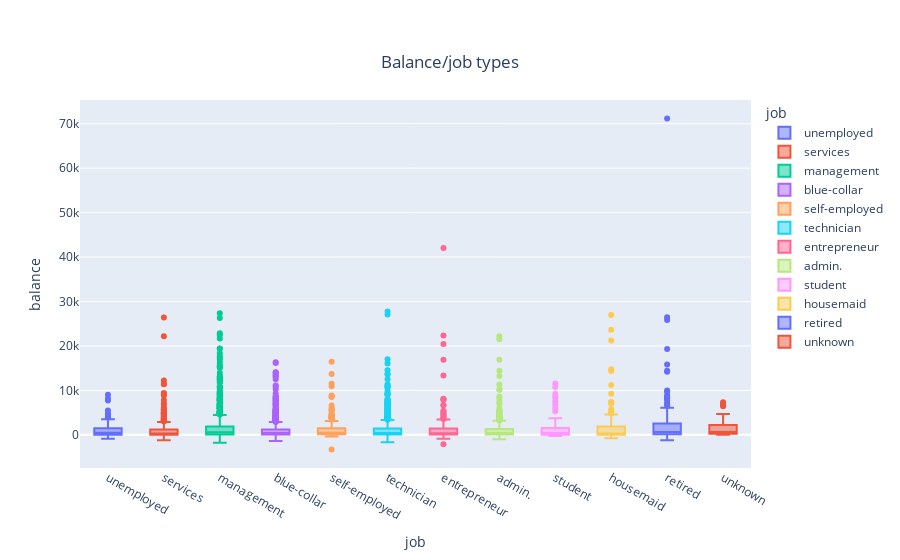

Here is the notebook cell this chart was saved with:
### Markdown cell above
# Анализ признаков для модели

### Code cell
#box plot for balance across diffrent job types 
import plotly.express as px 
fig=px.box(df,x='job',y='balance',color='job',title='Balance/job types')
fig.update_layout(
     title={
         'y':0.9,
         'x':0.5,
         'xanchor':'center',
         'yanchor':'top'
     }
)
fig.show()

### Figure 1 — Plotly figure (JSON) as saved in the notebook; plotly's stock layout.template omitted (floating-point values rounded to 4 significant figures; data arrays with more than 128 entries replaced by an {"elided": "..."} marker saying what was removed)
{"data": [{"alignmentgroup": "True", "hovertemplate": "job=%{x}<br>balance=%{y}<extra></extra>", "legendgroup": "unemployed", "marker": {"color": "#636efa"}, "name": "unemployed", "notched": false, "offsetgroup": "unemployed", "orientation": "v", "showlegend": true, "type": "box", "x": ["unemployed", "unemployed", "unemployed", "unemployed", "unemployed", "unemployed", "unemployed", "unemployed", "unemployed", "unemployed", "unemployed", "unemployed", "unemployed", "unemployed", "unemployed", "unemployed", "unemployed", "unemployed", "unemployed", "unemployed", "unemployed", "unemployed", "unemployed", "unemployed", "unemployed", "unemployed", "unemployed", "unemployed", "unemployed", "unemployed", "unemployed", "unemployed", "unemployed", "unemployed", "unemployed", "unemployed", "unemployed", "unemployed", "unemployed", "unemployed", "unemployed", "unemployed", "unemployed", "unemployed", "unemployed", "unemployed", "unemployed", "unemployed", "unemployed", "unemployed", "unemployed", "unemployed", "unemployed", "unemployed", "unemployed", "unemployed", "unemployed", "unemployed", "unemployed", "unemployed", "unemployed", "unemployed", "unemployed", "unemployed", "unemployed", "unemployed", "unemployed", "unemployed", "unemployed", "unemployed", "unemployed", "unemployed", "unemployed", "unemployed", "unemployed", "unemployed", "unemployed", "unemployed", "unemployed", "unemployed", "unemployed", "unemployed", "unemployed", "unemployed", "unemployed", "unemployed", "unemployed", "unemployed", "unemployed", "unemployed", "unemployed", "unemployed", "unemployed", "unemployed", "unemployed", "unemployed", "unemployed", "unemployed", "unemployed", "unemployed", "unemployed", "unemployed", "unemployed", "unemployed", "unemployed", "unemployed", "unemployed", "unemployed", "unemployed", "unemployed", "unemployed", "unemployed", "unemployed", "unemployed", "unemployed", "unemployed", "unemployed", "unemployed", "unemployed", "unemployed", "unemployed", "unemployed", "unemployed", "unemployed", "unemployed", "unemployed", "unemployed", "unemployed"], "x0": " ", "xaxis": "x", "y": [1787, 219, 406, 3391, 119, -249, 1634, 0, 16, 1147, 1064, 1760, 978, 383, 296, 757, 66, 0, 0, 1594, 1281, 2, 168, 1772, 3276, 178, 0, 454, 991, 977, 0, 541, 7744, -129, 9019, 3945, 0, 769, 728, 385, 759, 744, 655, 415, 1798, 486, 507, 960, 4565, 980, 705, -770, 3188, 343, -186, -13, 255, 0, 591, 817, -363, 780, -471, 1449, 596, 622, 1210, 2400, 1289, 3242, 32, 4232, 2613, 3533, 1266, 377, 816, 1770, 10, 461, 0, 610, 1, 109, 717, 4809, 819, 0, -9, 157, 2921, 23, 8131, 34, -471, 0, 336, 5462, 304, 0, 270, 302, -110, 1666, 4094, -673, -384, 58, 24, 3274, 385, 142, 3529, 20, 180, 802, 94, -872, 1978, 2812, 3357, 2116, -35, 302, 304, 1577, 315, -166], "y0": " ", "yaxis": "y"}, {"alignmentgroup": "True", "hovertemplate": "job=%{x}<br>balance=%{y}<extra></extra>", "legendgroup": "services", "marker": {"color": "#EF553B"}, "name": "services", "notched": false, "offsetgroup": "services", "orientation": "v", "showlegend": true, "type": "box", "x": {"elided": "417 str values"}, "x0": " ", "xaxis": "x", "y": {"elided": "417 int values"}, "y0": " ", "yaxis": "y"}, {"alignmentgroup": "True", "hovertemplate": "job=%{x}<br>balance=%{y}<extra></extra>", "legendgroup": "management", "marker": {"color": "#00cc96"}, "name": "management", "notched": false, "offsetgroup": "management", "orientation": "v", "showlegend": true, "type": "box", "x": {"elided": "969 str values"}, "x0": " ", "xaxis": "x", "y": {"elided": "969 int values"}, "y0": " ", "yaxis": "y"}, {"alignmentgroup": "True", "hovertemplate": "job=%{x}<br>balance=%{y}<extra></extra>", "legendgroup": "blue-collar", "marker": {"color": "#ab63fa"}, "name": "blue-collar", "notched": false, "offsetgroup": "blue-collar", "orientation": "v", "showlegend": true, "type": "box", "x": {"elided": "946 str values"}, "x0": " ", "xaxis": "x", "y": {"elided": "946 int values"}, "y0": " ", "yaxis": "y"}, {"alignmentgroup": "True", "hovertemplate": "job=%{x}<br>balance=%{y}<extra></extra>", "legendgroup": "self-employed", "marker": {"color": "#FFA15A"}, "name": "self-employed", "notched": false, "offsetgroup": "self-employed", "orientation": "v", "showlegend": true, "type": "box", "x": {"elided": "183 str values"}, "x0": " ", "xaxis": "x", "y": {"elided": "183 int values"}, "y0": " ", "yaxis": "y"}, {"alignmentgroup": "True", "hovertemplate": "job=%{x}<br>balance=%{y}<extra></extra>", "legendgroup": "technician", "marker": {"color": "#19d3f3"}, "name": "technician", "notched": false, "offsetgroup": "technician", "orientation": "v", "showlegend": true, "type": "box", "x": {"elided": "768 str values"}, "x0": " ", "xaxis": "x", "y": {"elided": "768 int values"}, "y0": " ", "yaxis": "y"}, {"alignmentgroup": "True", "hovertemplate": "job=%{x}<br>balance=%{y}<extra></extra>", "legendgroup": "entrepreneur", "marker": {"color": "#FF6692"}, "name": "entrepreneur", "notched": false, "offsetgroup": "entrepreneur", "orientation": "v", "showlegend": true, "type": "box", "x": {"elided": "168 str values"}, "x0": " ", "xaxis": "x", "y": {"elided": "168 int values"}, "y0": " ", "yaxis": "y"}, {"alignmentgroup": "True", "hovertemplate": "job=%{x}<br>balance=%{y}<extra></extra>", "legendgroup": "admin.", "marker": {"color": "#B6E880"}, "name": "admin.", "notched": false, "offsetgroup": "admin.", "orientation": "v", "showlegend": true, "type": "box", "x": {"elided": "478 str values"}, "x0": " ", "xaxis": "x", "y": {"elided": "478 int values"}, "y0": " ", "yaxis": "y"}, {"alignmentgroup": "True", "hovertemplate": "job=%{x}<br>balance=%{y}<extra></extra>", "legendgroup": "student", "marker": {"color": "#FF97FF"}, "name": "student", "notched": false, "offsetgroup": "student", "orientation": "v", "showlegend": true, "type": "box", "x": ["student", "student", "student", "student", "student", "student", "student", "student", "student", "student", "student", "student", "student", "student", "student", "student", "student", "student", "student", "student", "student", "student", "student", "student", "student", "student", "student", "student", "student", "student", "student", "student", "student", "student", "student", "student", "student", "student", "student", "student", "student", "student", "student", "student", "student", "student", "student", "student", "student", "student", "student", "student", "student", "student", "student", "student", "student", "student", "student", "student", "student", "student", "student", "student", "student", "student", "student", "student", "student", "student", "student", "student", "student", "student", "student", "student", "student", "student", "student", "student", "student", "student", "student", "student"], "x0": " ", "xaxis": "x", "y": [502, 2488, 331, 9216, 3096, 872, 260, 2572, 780, 103, 378, 11555, 459, 1161, 1790, 2929, -230, 279, 1281, 5291, 291, 8494, 549, 1116, 0, 1021, 0, 47, 1562, 0, 304, 1191, 10788, 0, 34, 0, 3472, 213, 145, 1566, 508, 671, 822, 681, 4, 0, 203, 5, 2488, 807, -7, 7513, 1387, 3733, 137, 302, 1694, 118, 691, 1433, 25, 3298, 1169, 0, 1309, 6, 64, 153, 0, 268, 5969, 28, 294, 1847, -147, 8, 6844, -148, 260, 386, 10, 8366, 330, 246], "y0": " ", "yaxis": "y"}, {"alignmentgroup": "True", "hovertemplate": "job=%{x}<br>balance=%{y}<extra></extra>", "legendgroup": "housemaid", "marker": {"color": "#FECB52"}, "name": "housemaid", "notched": false, "offsetgroup": "housemaid", "orientation": "v", "showlegend": true, "type": "box", "x": ["housemaid", "housemaid", "housemaid", "housemaid", "housemaid", "housemaid", "housemaid", "housemaid", "housemaid", "housemaid", "housemaid", "housemaid", "housemaid", "housemaid", "housemaid", "housemaid", "housemaid", "housemaid", "housemaid", "housemaid", "housemaid", "housemaid", "housemaid", "housemaid", "housemaid", "housemaid", "housemaid", "housemaid", "housemaid", "housemaid", "housemaid", "housemaid", "housemaid", "housemaid", "housemaid", "housemaid", "housemaid", "housemaid", "housemaid", "housemaid", "housemaid", "housemaid", "housemaid", "housemaid", "housemaid", "housemaid", "housemaid", "housemaid", "housemaid", "housemaid", "housemaid", "housemaid", "housemaid", "housemaid", "housemaid", "housemaid", "housemaid", "housemaid", "housemaid", "housemaid", "housemaid", "housemaid", "housemaid", "housemaid", "housemaid", "housemaid", "housemaid", "housemaid", "housemaid", "housemaid", "housemaid", "housemaid", "housemaid", "housemaid", "housemaid", "housemaid", "housemaid", "housemaid", "housemaid", "housemaid", "housemaid", "housemaid", "housemaid", "housemaid", "housemaid", "housemaid", "housemaid", "housemaid", "housemaid", "housemaid", "housemaid", "housemaid", "housemaid", "housemaid", "housemaid", "housemaid", "housemaid", "housemaid", "housemaid", "housemaid", "housemaid", "housemaid", "housemaid", "housemaid", "housemaid", "housemaid", "housemaid", "housemaid", "housemaid", "housemaid", "housemaid", "housemaid"], "x0": " ", "xaxis": "x", "y": [543, 0, 499, 7082, 209, 11219, 395, 497, 0, 136, 7317, 201, 189, 23663, 3706, 14752, 39, 254, 16, 976, 26965, 94, 7353, 0, 231, 419, 50, 768, 5278, 501, 517, 0, 1238, 19, -278, 345, 889, 3232, 21244, 7195, 0, 22, 145, 1832, 1265, 3, 3727, 145, 1924, 370, 287, 419, 20, 0, 565, 104, 25, 109, 0, 212, 158, 2705, 0, 235, 1327, 9228, 848, 0, 0, 3940, 443, 4610, 306, 260, 357, 0, 1922, 0, 435, 2179, 14363, 174, 198, 5774, 0, 4994, 0, 1040, 30, 139, 492, 249, 19, 83, 4848, 460, 0, 2581, 21, 70, 2880, 868, -759, 2929, 0, -6, 364, 3232, 195, 0, 267, 1], "y0": " ", "yaxis": "y"}, {"alignmentgroup": "True", "hovertemplate": "job=%{x}<br>balance=%{y}<extra></extra>", "legendgroup": "retired", "marker": {"color": "#636efa"}, "name": "retired", "notched": false, "offsetgroup": "retired", "orientation": "v", "showlegend": true, "type": "box", "x": {"elided": "230 str values"}, "x0": " ", "xaxis": "x", "y": {"elided": "230 int values"}, "y0": " ", "yaxis": "y"}, {"alignmentgroup": "True", "hovertemplate": "job=%{x}<br>balance=%{y}<extra></extra>", "legendgroup": "unknown", "marker": {"color": "#EF553B"}, "name": "unknown", "notched": false, "offsetgroup": "unknown", "orientation": "v", "showlegend": true, "type": "box", "x": ["unknown", "unknown", "unknown", "unknown", "unknown", "unknown", "unknown", "unknown", "unknown", "unknown", "unknown", "unknown", "unknown", "unknown", "unknown", "unknown", "unknown", "unknown", "unknown", "unknown", "unknown", "unknown", "unknown", "unknown", "unknown", "unknown", "unknown", "unknown", "unknown", "unknown", "unknown", "unknown", "unknown", "unknown", "unknown", "unknown", "unknown", "unknown"], "x0": " ", "xaxis": "x", "y": [1567, 1699, 142, 0, 159, 2206, 2508, 895, 365, 301, 2727, 6421, 13, 181, 300, 1937, 286, 1317, 2319, 732, 558, 137, 677, 1157, 634, 247, 0, 2731, 341, 367, 7337, 6836, 0, 353, 3940, 914, 4717, 44], "y0": " ", "yaxis": "y"}], "layout": {"boxmode": "overlay", "legend": {"title": {"text": "job"}, "tracegroupgap": 0}, "title": {"text": "Balance/job types", "x": 0.5, "xanchor": "center", "y": 0.9, "yanchor": "top"}, "xaxis": {"anchor": "y", "categoryarray": ["unemployed", "services", "management", "blue-collar", "self-employed", "technician", "entrepreneur", "admin.", "student", "housemaid", "retired", "unknown"], "categoryorder": "array", "domain": [0, 1], "title": {"text": "job"}}, "yaxis": {"anchor": "x", "domain": [0, 1], "title": {"text": "balance"}}}}
